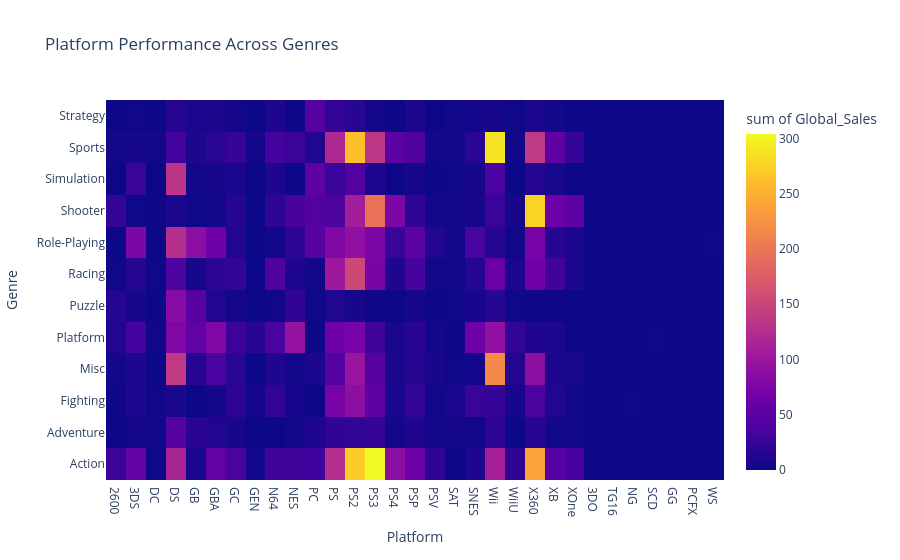

Write notebook code for a chart like this one.
### Markdown cell above
## 5.Which platform is strongest for each game genre?

### Code cell
heatmap = (
    df.groupby(["Genre","Platform"])["Global_Sales"]
      .sum()
      .reset_index()
)

fig = px.density_heatmap(
    heatmap,
    x="Platform",
    y="Genre",
    z="Global_Sales",
    title="Platform Performance Across Genres"
)

fig.update_layout(template="plotly_white")

fig.show()

### Figure 1 — Plotly figure (JSON) as saved in the notebook; plotly's stock layout.template omitted (floating-point values rounded to 4 significant figures; data arrays with more than 128 entries replaced by an {"elided": "..."} marker saying what was removed)
{"data": [{"coloraxis": "coloraxis", "histfunc": "sum", "hovertemplate": "Platform=%{x}<br>Genre=%{y}<br>sum of Global_Sales=%{z}<extra></extra>", "name": "", "type": "histogram2d", "x": {"elided": "293 str values"}, "xaxis": "x", "xbingroup": "x", "y": {"elided": "293 str values"}, "yaxis": "y", "ybingroup": "y", "z": {"elided": "293 float values"}}], "layout": {"coloraxis": {"colorbar": {"title": {"text": "sum of Global_Sales"}}, "colorscale": [[0, "#0d0887"], [0.1111, "#46039f"], [0.2222, "#7201a8"], [0.3333, "#9c179e"], [0.4444, "#bd3786"], [0.5556, "#d8576b"], [0.6667, "#ed7953"], [0.7778, "#fb9f3a"], [0.8889, "#fdca26"], [1, "#f0f921"]]}, "legend": {"tracegroupgap": 0}, "title": {"text": "Platform Performance Across Genres"}, "xaxis": {"anchor": "y", "domain": [0, 1], "title": {"text": "Platform"}}, "yaxis": {"anchor": "x", "domain": [0, 1], "title": {"text": "Genre"}}}}
